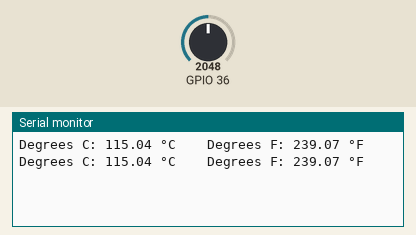
The sketch below on a simulated ESP32. Shown: the last lines printed to the serial monitor. The test bench sets the inputs (shaded band); at power-on: GPIO 36 = 2048.

Above: at 1.8 s.
1.9 s: GPIO 36 set to 2866
At 2.8 s:
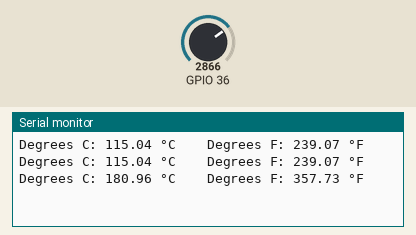
3.4 s: GPIO 36 set to 3603
At 4.6 s:
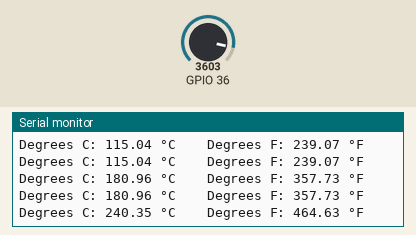
Timing chart, 0 to 6.4 s (numbered marks = the images above; inputs shaded):
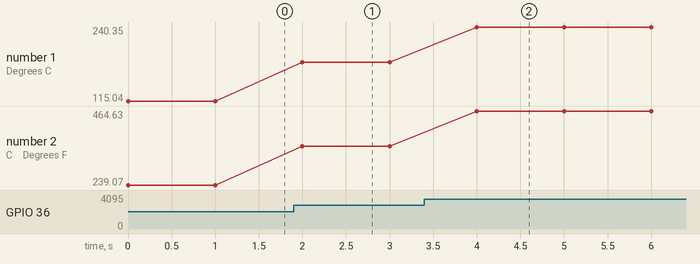

The sketch:

TempSensor.ino
```cpp
void setup() {
  Serial.begin(115200);
}

void loop() {
  int raw = analogRead(A0);
  float voltage = raw * (3.3 / 4095.0);  // Scale for ESP32's ADC
  float degreesC = (voltage - 0.5) * 100.0;
  float degreesF = degreesC * 9.0 / 5.0 + 32.0;

  Serial.print("Degrees C: ");
  Serial.print(degreesC);
  Serial.print(" °C");

  Serial.print("    Degrees F: ");
  Serial.print(degreesF);
  Serial.println(" °F");

  delay(1000);
}
```

Measured:
- after the input at 1.9 s, the serial monitor: prints a new line after 0.10 s (image 1)
- after the input at 3.4 s, the serial monitor: prints a new line after 0.60 s (image 2)
- plotted number 1: 115.04 → 180.96 after the input at 1.9 s, 180.96 → 240.35 after the input at 3.4 s
- plotted number 2: 239.07 → 357.73 after the input at 1.9 s, 357.73 → 464.63 after the input at 3.4 s
